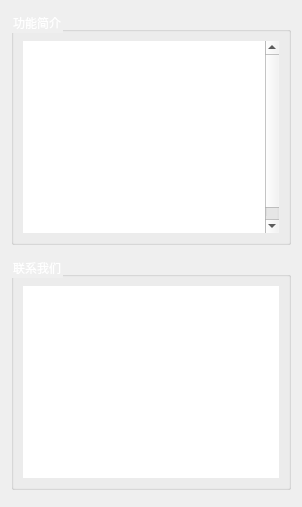
             <widget class="QWidget" name="page_6">
              <layout class="QVBoxLayout" name="verticalLayout_18">
               <item>
                <spacer name="verticalSpacer_21">
                 <property name="orientation">
                  <enum>Qt::Vertical</enum>
                 </property>
                 <property name="sizeHint" stdset="0">
                  <size>
                   <width>20</width>
                   <height>1</height>
                  </size>
                 </property>
                </spacer>
               </item>
               <item>
                <widget class="QGroupBox" name="groupBox_11">
                 <property name="styleSheet">
                  <string notr="true">#groupBox_11{
	
	color: rgb(255, 255, 255);
}</string>
                 </property>
                 <property name="title">
                  <string>功能简介</string>
                 </property>
                 <layout class="QHBoxLayout" name="horizontalLayout_39">
                  <item>
                   <widget class="QTextBrowser" name="textBrowser_5">
                    <property name="styleSheet">
                     <string notr="true">border-style: solid;
border-width: 0px;
border-radius: 0px;
color: rgb(255, 255, 255);</string>
                    </property>
                    <property name="html">
                     <string>&lt;!DOCTYPE HTML PUBLIC &quot;-//W3C//DTD HTML 4.0//EN&quot; &quot;http://www.w3.org/TR/REC-html40/strict.dtd&quot;&gt;
&lt;html&gt;&lt;head&gt;&lt;meta name=&quot;qrichtext&quot; content=&quot;1&quot; /&gt;&lt;style type=&quot;text/css&quot;&gt;
p, li { white-space: pre-wrap; }
&lt;/style&gt;&lt;/head&gt;&lt;body style=&quot; font-family:'SimSun'; font-size:9pt; font-weight:400; font-style:normal;&quot;&gt;
&lt;p style=&quot; margin-top:0px; margin-bottom:0px; margin-left:0px; margin-right:0px; -qt-block-indent:0; text-indent:0px;&quot;&gt;&lt;span style=&quot; font-size:14pt;&quot;&gt;该平台通过传感器、摄像头实时检测温室信息，将检测数据、监测画面上传数据库，管理员通过自动化分析数据，来完成对温室的控制&lt;/span&gt;&lt;/p&gt;
&lt;p style=&quot; margin-top:0px; margin-bottom:0px; margin-left:0px; margin-right:0px; -qt-block-indent:0; text-indent:0px;&quot;&gt;&lt;span style=&quot; font-size:14pt;&quot;&gt;对数据的分析基于深度学习的图像处理以及目标检测&lt;/span&gt;&lt;/p&gt;&lt;/body&gt;&lt;/html&gt;</string>
                    </property>
                   </widget>
                  </item>
                 </layout>
                </widget>
               </item>
               <item>
                <spacer name="verticalSpacer_20">
                 <property name="orientation">
                  <enum>Qt::Vertical</enum>
                 </property>
                 <property name="sizeHint" stdset="0">
                  <size>
                   <width>20</width>
                   <height>6</height>
                  </size>
                 </property>
                </spacer>
               </item>
               <item>
                <widget class="QGroupBox" name="groupBox_12">
                 <property name="styleSheet">
                  <string notr="true">#groupBox_12{
	
	color: rgb(255, 255, 255);
}</string>
                 </property>
                 <property name="title">
                  <string>联系我们</string>
                 </property>
                 <layout class="QHBoxLayout" name="horizontalLayout_40">
                  <item>
                   <widget class="QTextBrowser" name="textBrowser_6">
                    <property name="styleSheet">
                     <string notr="true">border-style: solid;
border-width: 0px;
border-radius: 0px;
color: rgb(255, 255, 255);</string>
                    </property>
                    <property name="html">
                     <string>&lt;!DOCTYPE HTML PUBLIC &quot;-//W3C//DTD HTML 4.0//EN&quot; &quot;http://www.w3.org/TR/REC-html40/strict.dtd&quot;&gt;
&lt;html&gt;&lt;head&gt;&lt;meta name=&quot;qrichtext&quot; content=&quot;1&quot; /&gt;&lt;style type=&quot;text/css&quot;&gt;
p, li { white-space: pre-wrap; }
&lt;/style&gt;&lt;/head&gt;&lt;body style=&quot; font-family:'SimSun'; font-size:9pt; font-weight:400; font-style:normal;&quot;&gt;
&lt;p style=&quot; margin-top:0px; margin-bottom:0px; margin-left:0px; margin-right:0px; -qt-block-indent:0; text-indent:0px;&quot;&gt;&lt;span style=&quot; font-size:14pt;&quot;&gt;联系电话：19825038375&lt;/span&gt;&lt;/p&gt;
&lt;p style=&quot; margin-top:0px; margin-bottom:0px; margin-left:0px; margin-right:0px; -qt-block-indent:0; text-indent:0px;&quot;&gt;&lt;span style=&quot; font-size:14pt;&quot;&gt;QQ：2151448264&lt;/span&gt;&lt;/p&gt;
&lt;p style=&quot; margin-top:0px; margin-bottom:0px; margin-left:0px; margin-right:0px; -qt-block-indent:0; text-indent:0px;&quot;&gt;&lt;span style=&quot; font-size:14pt;&quot;&gt;联系地址：南京农业大学人工智能学院微气候工作室&lt;/span&gt;&lt;/p&gt;&lt;/body&gt;&lt;/html&gt;</string>
                    </property>
                   </widget>
                  </item>
                 </layout>
                </widget>
               </item>
               <item>
                <spacer name="verticalSpacer_22">
                 <property name="orientation">
                  <enum>Qt::Vertical</enum>
                 </property>
                 <property name="sizeHint" stdset="0">
                  <size>
                   <width>20</width>
                   <height>6</height>
                  </size>
                 </property>
                </spacer>
               </item>
              </layout>
             </widget>
